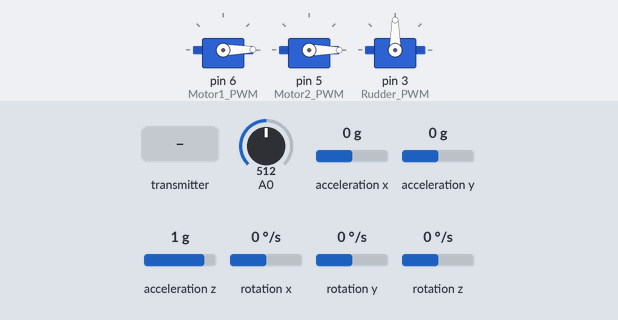
The sketch below on a simulated Arduino Uno, built with avr-gcc and run on an emulated ATmega328P. On the bench: 3 × servo. The inputs (shaded band) are chosen by the test bench; at power-on: A0 = 512, acceleration x 0 g, acceleration y 0 g, acceleration z 1 g, rotation x 0 °/s, rotation y 0 °/s, rotation z 0 °/s. No radio packets arrive unless stated; what the sketch prints to the serial monitor is not drawn.

Above: at 1.08 s.
1.3 s: the transmitter starts sending ch1 = 0
At 1.57 s:
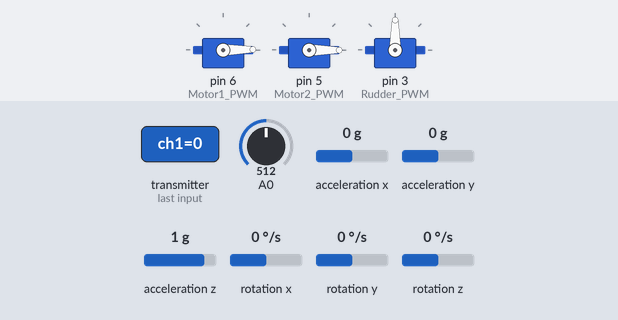
4.3 s: the transmitter starts sending ch2 = 0
At 4.8 s:
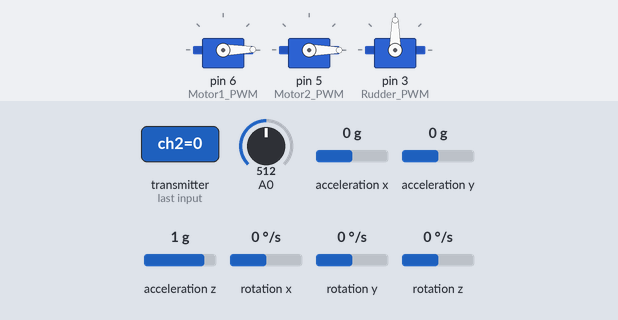
7.3 s: the transmitter starts sending ch4 = 64
10.3 s: the transmitter starts sending ch4 = 0
13.3 s: the transmitter starts sending ch4 = 128
16.3 s: the transmitter starts sending ch2 = 64
At 17.3 s:
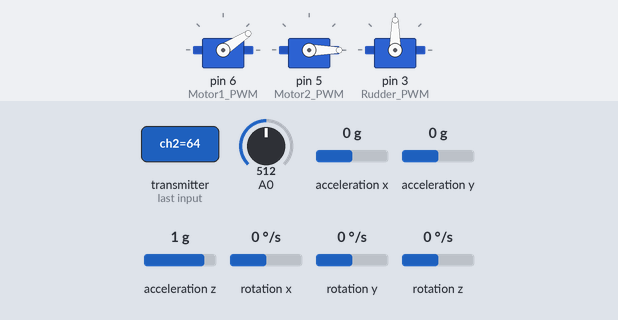
Timing chart, 0 to 19.3 s (numbered marks = the images above; inputs shaded):
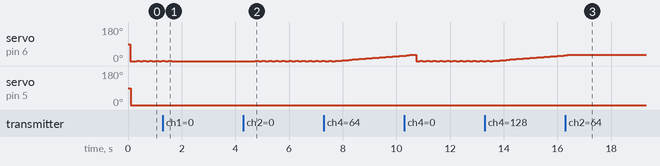

The sketch:

Boat_V4.ino
```cpp
/* Name: Boat_V2
 * Autor: Jesus Rojas
*/

/* Libraries*/
#include <SPI.h>
#include <nRF24L01.h>
#include <RF24.h>
#include <Servo.h>

#include "I2Cdev.h"
#include "MPU6050.h"
#include "Wire.h"

/**********************Variables******************/
const uint64_t pipeIn = 0xE8E8F0F0E1LL;     //Remember that this code is the same as in the transmitter
RF24 radio(9, 10);  //CSN and CE pins

const int mpuAddress = 0x68;
MPU6050 mpu(mpuAddress);

// The sizeof this struct should not exceed 32 bytes
struct Received_data {
  byte ch1;
  byte ch2;
  byte ch3;
  byte ch4;
  byte ch5;
};

struct Data_to_be_sent{
  byte boatState;
  byte batteryLevel;
};

const byte addresses [][6] = {"00001", "00002"};

Received_data received_data;
Data_to_be_sent sent_data;

Servo ESC,
      ESC2,
      RUD;

bool  SW1,
      SW2;

int x_value = 0,
    y_value = 0,
    rud_value = 0,
    ax, ay, az,
    gx, gy, gz;

int boat_state,
    oldBoat_state,
    turnAngle,
    rudAngle,
    linearVel,
    val,
    val2,
    fr,
    fl;

long tiempo_prev;
float dt;
float ang_x, ang_y;
float ang_x_prev, ang_y_prev;

double  e,
        angle,
        batteryLevel;

/**********************Constant**********************/
int     TM = 10,
        JUP_LIMIT = 1956,
        JLOW_LIMIT = 1050;

/**********************Outputs**********************/
int Motor1_PWM = 6,
    Motor2_PWM = 5,
    Rudder_PWM = 3;

/**********************Inputs**********************/

/**************************************************/

void setup()
{
  Serial.begin(9600);
  //We reset the received values
  received_data.ch1 = 127;
  received_data.ch2 = 127;
  received_data.ch5 = 127;
  received_data.ch3 = false;
  received_data.ch4 = false;

  //Once again, begin and radio configuration
  radio.begin();
  radio.openWritingPipe(addresses[0]);      //Setting the address at which we will send the data
  radio.openReadingPipe(1, addresses[1]);   //Setting the address at which we will receive the data
  radio.setAutoAck(false);
  radio.setDataRate(RF24_250KBPS);

  //We initialize MPU communication
  Wire.begin();
  mpu.initialize();
  Serial.println(mpu.testConnection() ? F("IMU iniciado correctamente") : F("Error al iniciar IMU"));

  //We initialize boat state in wait
  boat_state = 0;
  rudAngle = 90;

  //Attach the ESC on pin 6
  //ESC.attach(Motor2_PWM); // (pin, min pulse width, max pulse width in microseconds)
  ESC.attach(Motor1_PWM,1000,2000);
  ESC2.attach(Motor2_PWM,1000,2000); // (pin, min pulse width, max pulse width in microseconds)
  RUD.attach(Rudder_PWM);
}

/**************************************************/
unsigned long last_Time = 0;
//We create the function that will read the data each certain time
void receive_the_data()
{
  while ( radio.available() ) {
  radio.read(&received_data, sizeof(Received_data));
  last_Time = millis(); //Here we receive the data
  }
}

/**************************************************/
void complementaryFilter(){
   dt = (millis() - tiempo_prev) / 1000.0;
   tiempo_prev = millis();
   //Calcular los ángulos con acelerometro
   float accel_ang_x = atan(ay / sqrt(pow(ax, 2) + pow(az, 2)))*(180.0 / 3.14);
   float accel_ang_y = atan(-ax / sqrt(pow(ay, 2) + pow(az, 2)))*(180.0 / 3.14);
   //Calcular angulo de rotación con giroscopio y filtro complementario
   ang_x = 0.98*(ang_x_prev + (gx / 131)*dt) + 0.02*accel_ang_x;
   ang_y = 0.98*(ang_y_prev + (gy / 131)*dt) + 0.02*accel_ang_y;
   ang_x_prev = ang_x;
   ang_y_prev = ang_y;
}

/**************************************************/
void loop()
{
   //We start the radio comunication
  radio.startListening();

  //Receive the radio data
  if(radio.available()){
    receive_the_data();
    x_value = map(received_data.ch1,0,255,1000,2000);
    y_value = map(received_data.ch2,0,255,1000,2000);
    rud_value = map(received_data.ch5, 0,255,1000,2000);
    SW1 = received_data.ch3;
    SW2 = received_data.ch4;
  }

  mpu.getRotation(&gx, &gy, &gz);
  mpu.getAcceleration(&ax, &ay, &az);
  complementaryFilter();

  // Mostrar resultados
  Serial.print(F("X Value:  "));
  Serial.print(x_value);
  Serial.print(F("\tY Value: "));
  Serial.print(y_value);
  Serial.print(F("\tBaterry Level: "));
  Serial.print(batteryLevel);
  Serial.print(F("\tBoat state:  "));
  Serial.print(boat_state);
  Serial.print(F("\tRudder Angle:  "));
  Serial.print(rudAngle);
  Serial.print(F("\tPWM on Motor 1: "));
  Serial.print(fr);
  Serial.print(F("\tPWM on Motor 2: "));
  Serial.println(fl);

  if (rud_value <= JLOW_LIMIT){
    rudAngle--;
  }
  if (rud_value >= JUP_LIMIT){
    rudAngle++;
  }

  if(not SW1){
    rudAngle = 90;
  }

  //We limit the output signal
  if (fl > 179){
    fl = 179;
  }
  if (fl < 0){
    fl = 0;
  }
  if (fr > 179){
    fr = 179;
  }
  if (fr < 0){
    fr = 0;
  }

  if (rudAngle > 179){
    rudAngle = 179;
  }
  if (rudAngle < 0){
    rudAngle = 0;
  }

  //We write on PWM pins for Motors
  val = map(fl, 0, 255, 0, 179);
  ESC.write(val);
  delay(15);

  val2 = map(fr, 0, 255, 0, 179);
  ESC2.write(val2);
  delay(15);

  //We delimited the rotation angle
  if(rudAngle <= 75){
    rudAngle = 75;
  }
  if(rudAngle >= 105){
    rudAngle = 105;
  }

  RUD.write(rudAngle);

   switch (boat_state){
    //Wait
    case 0:
      fl            = 0;
      fr            = 0;
      turnAngle     = 0;
      oldBoat_state = 0;

      if (x_value >= JUP_LIMIT){
        boat_state  = 10;
      }
      if (x_value <= JLOW_LIMIT){
        boat_state  = 20;
      }

      if (y_value >= JUP_LIMIT){
        boat_state  = 30;
      }

      if (y_value <= JLOW_LIMIT){
        boat_state  = 40;
      }
    break;

    //Move FWD
    case 10:

      oldBoat_state = 10;

      if (x_value >= JUP_LIMIT){
        linearVel++;
      }

      fl = linearVel;
      fr = fl;

      if(not SW1){
      boat_state = 0;
      }

      if (y_value >= JUP_LIMIT){
        boat_state = 30;
      }

      if (y_value <= JLOW_LIMIT){
        boat_state = 40;
      }
    break;

    //Move REV
    case 20:
      oldBoat_state = 20;
      if(not SW1){
        boat_state = 0;
      }

      if (y_value >= JUP_LIMIT){
        boat_state = 30;
      }

      if (y_value <= JLOW_LIMIT){
        boat_state = 40;
      }
    break;

        //Turn Right
    case 30:
      if (y_value >= JUP_LIMIT){
        turnAngle++;
      }

      //controllerPID();
      fr = turnAngle * 2.0 ;

      if(not SW2){
      turnAngle = 0;
      boat_state = oldBoat_state;
      }
    break;

    //Turn Left
    case 40:
      if (y_value <= JLOW_LIMIT){
        turnAngle--;
      }

      //controllerPID();
      fl = turnAngle * -2;

      if(not SW2){
      turnAngle = 0;
      e         = 0;
      boat_state = oldBoat_state;
      }
    break;

   }
   radio.stopListening();

   sent_data.batteryLevel = map( analogRead(A0), 0, 1024, 0, 255);
   sent_data.boatState = boat_state;

   radio.write(&sent_data, sizeof(sent_data));

}//Loop end
```

Measured:
- after the input at 1.3 s, servo on pin 6 (Motor1_PWM): goes on until 1.6 s, then stays 0°
- after the input at 4.3 s, servo on pin 6 (Motor1_PWM): alternates 1° for 0.12 s and 0° for 0.12 s, starting after 0.44 s
- after the input at 16.3 s, servo on pin 6 (Motor1_PWM): goes on until 16.5 s, then stays 33°
- by itself, servo on pin 6 (Motor1_PWM): repeats every 0.24 s: 1° 0.12 s, 0° 0.12 s
